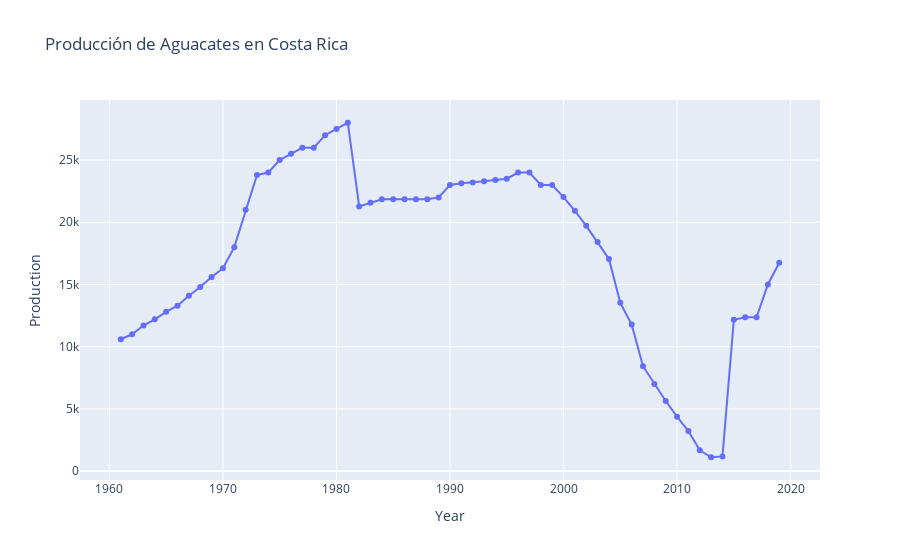

Write notebook code for a chart like this one.
### Code cell
# -----------------------
# Tendencia temporal de producción (ejemplo: Bananas en Costa Rica)
# -----------------------
prod_subset = production_long[
    (production_long['Area'] == 'Costa Rica') &
    (production_long['Item'] == 'Avocados')
]

fig1 = px.line(
    prod_subset, 
    x='Year', y='Production', 
    title='Producción de Aguacates en Costa Rica',
    markers=True
)
fig1.show()

### Figure 1 — Plotly figure (JSON) as saved in the notebook; plotly's stock layout.template omitted (floating-point values rounded to 4 significant figures)
{"data": [{"hovertemplate": "Year=%{x}<br>Production=%{y}<extra></extra>", "legendgroup": "", "line": {"color": "#636efa", "dash": "solid"}, "marker": {"symbol": "circle"}, "mode": "lines+markers", "name": "", "orientation": "v", "showlegend": false, "type": "scatter", "x": [1961, 1962, 1963, 1964, 1965, 1966, 1967, 1968, 1969, 1970, 1971, 1972, 1973, 1974, 1975, 1976, 1977, 1978, 1979, 1980, 1981, 1982, 1983, 1984, 1985, 1986, 1987, 1988, 1989, 1990, 1991, 1992, 1993, 1994, 1995, 1996, 1997, 1998, 1999, 2000, 2001, 2002, 2003, 2004, 2005, 2006, 2007, 2008, 2009, 2010, 2011, 2012, 2013, 2014, 2015, 2016, 2017, 2018, 2019], "xaxis": "x", "y": [10600.0, 11000.0, 11700.0, 12200.0, 12800.0, 13300.0, 14100.0, 14800.0, 15600.0, 16300.0, 18000.0, 21000.0, 23800.0, 24000.0, 25000.0, 25500.0, 26000.0, 26000.0, 27000.0, 27500.0, 28000.0, 21280.0, 21560.0, 21850.0, 21850.0, 21850.0, 21850.0, 21850.0, 22000.0, 23000.0, 23140.0, 23200.0, 23300.0, 23400.0, 23500.0, 24000.0, 24000.0, 23000.0, 23000.0, 22020.0, 20930.0, 19720.0, 18420.0, 17050.0, 13520.0, 11780.0, 8434.0, 7006.0, 5642.0, 4370.0, 3217.0, 1672.0, 1115.0, 1185.0, 12160.0, 12370.0, 12370.0, 15000.0, 16750.0], "yaxis": "y"}], "layout": {"legend": {"tracegroupgap": 0}, "title": {"text": "Producción de Aguacates en Costa Rica"}, "xaxis": {"anchor": "y", "domain": [0, 1], "title": {"text": "Year"}}, "yaxis": {"anchor": "x", "domain": [0, 1], "title": {"text": "Production"}}}}
